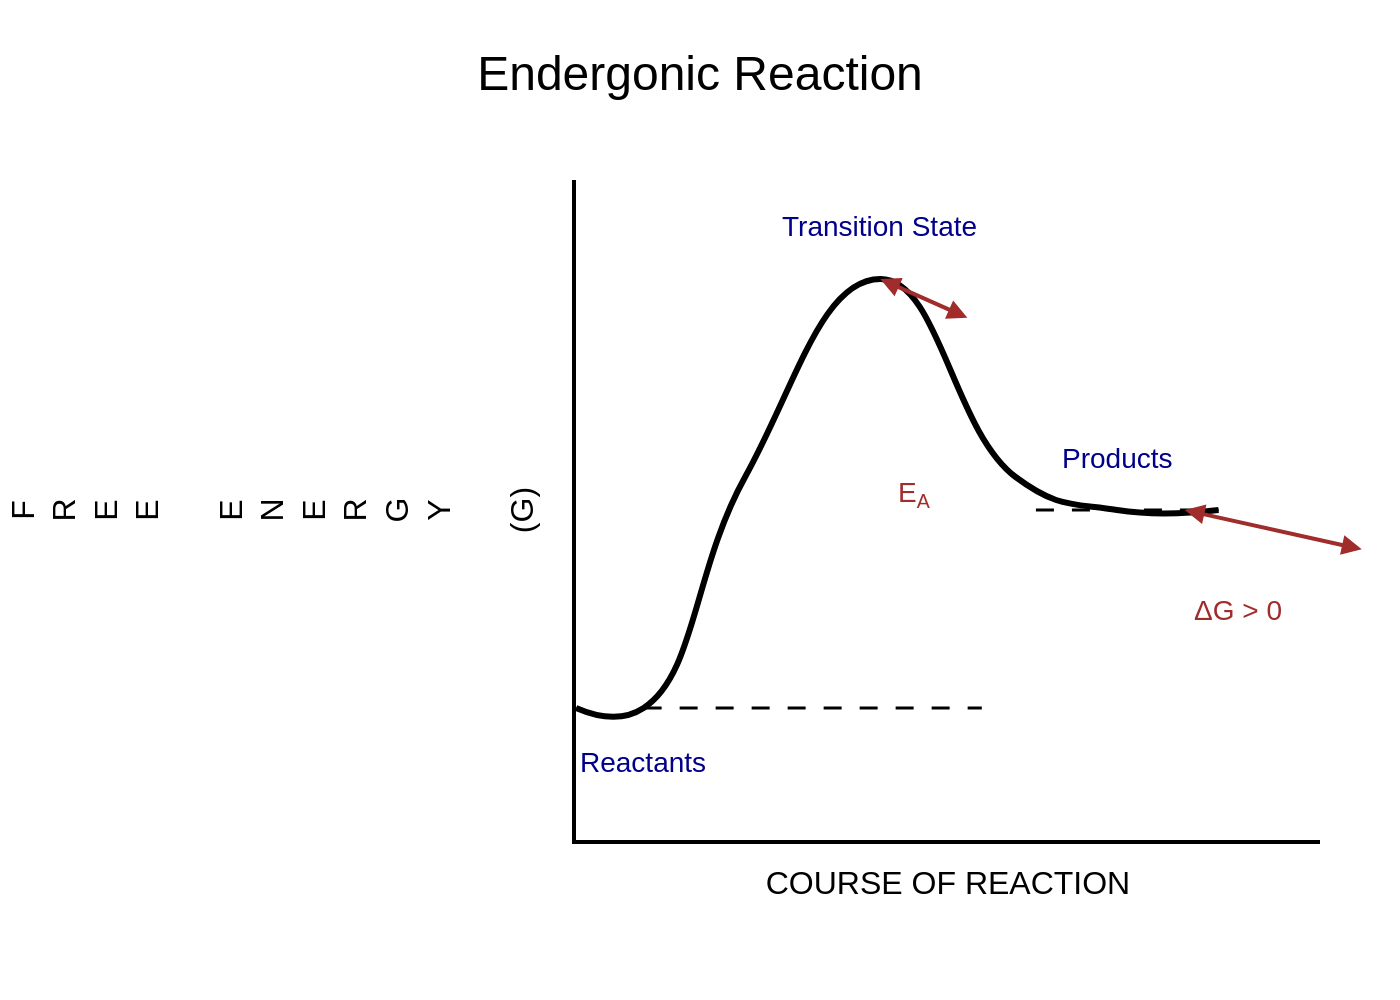

Generate this figure with Python:
import sys
import json
import os
import plotly.graph_objects as go

# Check for command-line argument
if len(sys.argv) != 2:
    print("Usage: python script.py <path_to_json_file>")
    sys.exit(1)

json_path = sys.argv[1]

# Read data from the JSON file
try:
    with open(json_path, 'r', encoding='utf-8') as f:
        chart_data = json.load(f)
except FileNotFoundError:
    print(f"Error: JSON file not found at {json_path}")
    sys.exit(1)
except json.JSONDecodeError:
    print(f"Error: Could not decode JSON from {json_path}")
    sys.exit(1)

# Extract data and settings from the JSON object
data_series = chart_data['chart_data']
texts = chart_data['texts']
colors = chart_data['colors']
shapes_data = chart_data['shapes']
annotations_data = chart_data['annotations']

# Initialize figure
fig = go.Figure()

# Add the main reaction curve
fig.add_trace(go.Scatter(
    x=data_series['x'],
    y=data_series['y'],
    mode='lines',
    line=dict(
        color=colors['curve'],
        width=3,
        shape='spline',
        smoothing=1.3
    ),
    hoverinfo='none'
))

# Prepare shapes (dashed lines)
shapes = []
for s in shapes_data:
    shapes.append(go.layout.Shape(
        type='line',
        x0=s['x0'], y0=s['y0'], x1=s['x1'], y1=s['y1'],
        line=dict(
            color=colors['lines'],
            width=s['line']['width'],
            dash=s['line']['dash']
        )
    ))

# Prepare annotations (text labels and arrows)
annotations = []
for anno_template in annotations_data:
    anno = anno_template.copy()
    if 'text_key' in anno:
        anno['text'] = texts[anno.pop('text_key')]
    if 'font_color_key' in anno:
        anno['font'] = dict(color=colors[anno.pop('font_color_key')], size=14)
    if 'arrowcolor_key' in anno:
        anno['arrowcolor'] = colors[anno.pop('arrowcolor_key')]
    annotations.append(anno)

# Update layout with all elements and styling
fig.update_layout(
    title=dict(
        text=texts['title'],
        x=0.5,
        font=dict(size=24, color=colors['black'])
    ),
    xaxis=dict(
        title=dict(text=texts['x_axis_title'], font=dict(size=16, color=colors['black'])),
        range=[0, 110],
        showgrid=False,
        zeroline=False,
        showticklabels=False,
        linecolor=colors['black'],
        linewidth=2
    ),
    yaxis=dict(
        title=dict(text=texts['y_axis_title'], font=dict(size=16, color=colors['black'])),
        title_standoff=15,
        range=[0, 100],
        showgrid=False,
        zeroline=False,
        showticklabels=False,
        linecolor=colors['black'],
        linewidth=2
    ),
    font=dict(family="Arial"),
    plot_bgcolor='white',
    paper_bgcolor='white',
    showlegend=False,
    shapes=shapes,
    annotations=annotations,
    margin=dict(l=90, r=40, t=90, b=80)
)

# Determine output filename from the input JSON path
base_filename = os.path.splitext(os.path.basename(json_path))[0]
output_filename = f"{base_filename}.png"

# Write the image file
fig.write_image(output_filename, scale=2)

print(f"Chart saved to {output_filename}")
